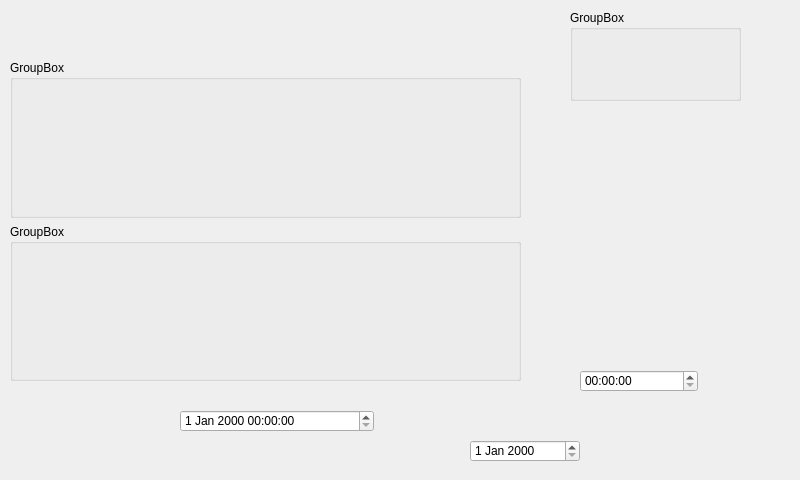
<?xml version="1.0" encoding="UTF-8"?>
<ui version="4.0">
 <class>Form</class>
 <widget class="QWidget" name="Form">
  <property name="geometry">
   <rect>
    <x>0</x>
    <y>0</y>
    <width>800</width>
    <height>480</height>
   </rect>
  </property>
  <property name="windowTitle">
   <string>Form</string>
  </property>
  <widget class="QGroupBox" name="groupBox_3">
   <property name="geometry">
    <rect>
     <x>570</x>
     <y>10</y>
     <width>171</width>
     <height>91</height>
    </rect>
   </property>
   <property name="title">
    <string>GroupBox</string>
   </property>
  </widget>
  <widget class="QWidget" name="gridLayoutWidget">
   <property name="geometry">
    <rect>
     <x>570</x>
     <y>120</y>
     <width>171</width>
     <height>80</height>
    </rect>
   </property>
   <layout class="QGridLayout" name="gridLayout"/>
  </widget>
  <widget class="QDateTimeEdit" name="dateTimeEdit">
   <property name="geometry">
    <rect>
     <x>180</x>
     <y>410</y>
     <width>194</width>
     <height>22</height>
    </rect>
   </property>
  </widget>
  <widget class="QDateEdit" name="dateEdit">
   <property name="geometry">
    <rect>
     <x>470</x>
     <y>440</y>
     <width>110</width>
     <height>22</height>
    </rect>
   </property>
  </widget>
  <widget class="QTimeEdit" name="timeEdit">
   <property name="geometry">
    <rect>
     <x>580</x>
     <y>370</y>
     <width>118</width>
     <height>22</height>
    </rect>
   </property>
  </widget>
  <widget class="QWidget" name="">
   <property name="geometry">
    <rect>
     <x>10</x>
     <y>60</y>
     <width>511</width>
     <height>321</height>
    </rect>
   </property>
   <layout class="QGridLayout" name="gridLayout_2">
    <item row="0" column="0">
     <widget class="QGroupBox" name="groupBox">
      <property name="title">
       <string>GroupBox</string>
      </property>
     </widget>
    </item>
    <item row="1" column="0">
     <widget class="QGroupBox" name="groupBox_2">
      <property name="title">
       <string>GroupBox</string>
      </property>
     </widget>
    </item>
   </layout>
  </widget>
 </widget>
 <resources/>
 <connections/>
</ui>
